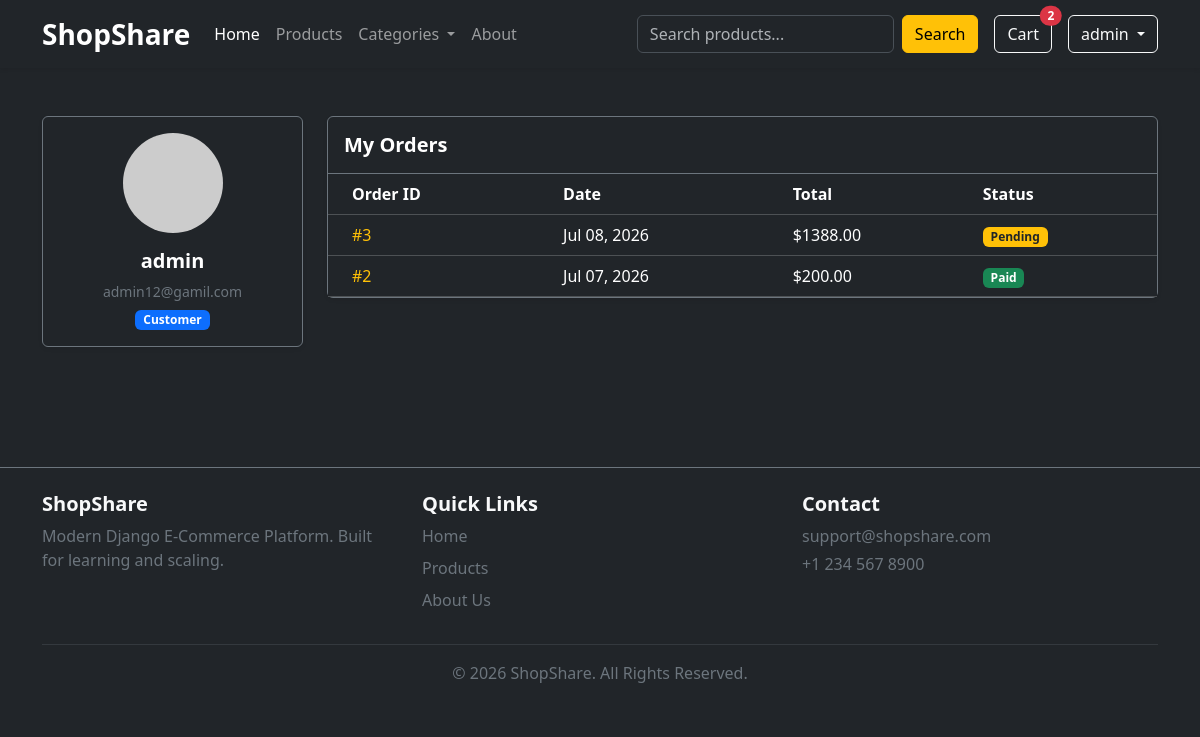
Screenshot of /dashboard/customer/ (signed in) with the database file from the repository.
### accounts/models.py (models this page shows, shortened)
class User(AbstractUser):
    is_customer = models.BooleanField(default=False)
    is_shopkeeper = models.BooleanField(default=False)

### order/models.py (models this page shows, shortened)
class Order(models.Model):
    STATUS_CHOICES = (
        ('Pending', 'Pending'),
        ('Paid', 'Paid'),
        ('Shipped', 'Shipped'),
        ('Delivered', 'Delivered'),
    )
    user = models.ForeignKey(settings.AUTH_USER_MODEL, on_delete=models.CASCADE, null=True, blank=True)
    first_name = models.CharField(max_length=50)
    last_name = models.CharField(max_length=50)
    email = models.EmailField()
    address = models.CharField(max_length=250)
    city = models.CharField(max_length=100)
    postal_code = models.CharField(max_length=20)
    created_at = models.DateTimeField(auto_now_add=True)
    updated_at = models.DateTimeField(auto_now=True)
    paid = models.BooleanField(default=False)
    status = models.CharField(max_length=20, choices=STATUS_CHOICES, default='Pending')
    stripe_id = models.CharField(max_length=250, blank=True)
    class Meta:
        ordering = ['-created_at']
    @property
    def total_cost(self):
        return sum(item.cost for item in self.items.all())

class OrderItem(models.Model):
    order = models.ForeignKey(Order, related_name='items', on_delete=models.CASCADE)
    product = models.ForeignKey(Product, related_name='order_items', on_delete=models.CASCADE)
    price = models.DecimalField(max_digits=10, decimal_places=2)
    quantity = models.PositiveIntegerField(default=1)
    @property
    def cost(self):
        return self.price * self.quantity

### dashboard/views.py (the view)
# urls.py: path('customer/', views.customer_dashboard, name='customer_dashboard'),
@login_required(login_url='login')
def customer_dashboard(request):
    orders = Order.objects.filter(user=request.user).order_by('-created_at')
    return render(request, 'dashboard/customer_dashboard.html', {'orders': orders})

### Core/context_processers.py (called while the page is built, shortened)
def global_data(request):
    categories = Category.objects.all()
    cart_count = 0
    if request.user.is_authenticated:
        if hasattr(request.user, 'cart'):
            cart_count = sum(item.quantity for item in request.user.cart.items.all())
    return {
            'global_categories': categories,
            'cart_count': cart_count,
            }

### templates/dashboard/customer_dashboard.html (shortened to what this page needs)
{% extends 'base.html' %}
{% block content %}
<div class="container py-5">
    <div class="row">
        <div class="col-md-3 mb-4">
            <div class="card bg-dark border-secondary shadow-sm text-center">
                <div class="card-body">
                    <img src="https://ui-avatars.com/api/?name={{ request.user.username }}&background=ffc107&color=000" class="rounded-circle mb-3" alt="Profile" style="width: 100px;">
                    <h5 class="text-white fw-bold">{{ request.user.username }}</h5>
                    <p class="text-secondary small mb-1">{{ request.user.email }}</p>
                    <span class="badge bg-primary">Customer</span>
                </div>
            </div>
        </div>
        <div class="col-md-9">
            <div class="card bg-dark border-secondary shadow-sm">
                <div class="card-header border-secondary bg-transparent py-3">
                    <h5 class="mb-0 text-white fw-bold">My Orders</h5>
                </div>
                <div class="card-body p-0">
                    {% if orders%}
                    <div class="table-responsive">
                        <table class="table table-dark table-hover mb-0">
                            <thead>
                                <tr>
                                    <th class="ps-4">Order ID</th>
                                    <th>Date</th>
                                    <th>Total</th>
                                    <th>Status</th>
                                </tr>
                            </thead>
                            <tbody>
                                {% for order in orders %}
                                <tr>
                                    <td class="ps-4 text-warning">#{{ order.id }}</td>
                                    <td>{{ order.created_at|date:"M d, Y" }}</td>
                                    <td>${{ order.total_cost }}</td>
                                    <td>
                                        {% if order.paid %}
                                            <span class="badge bg-success">Paid</span>
                                        {% else %}
                                            <span class="badge bg-warning text-dark">Pending</span>
                                        {% endif %}
                                    </td>
                                </tr>
                                {% endfor %}
                            </tbody>
                        </table>
                    </div>
                    {% else %}
                    <div class="text-center py-5">
                        <p class="text-secondary mb-3">You haven't placed any orders yet.</p>
                        <a href="{% url 'product_list' %}" class="btn btn-outline-warning">Start Shopping</a>
                    </div>
                    {% endif %}
                </div>
            </div>
        </div>
    </div>
</div>
{% endblock %}

### templates/partials/header.html (shortened to what this page needs)
{% load static %}
<nav class="navbar navbar-expand-lg navbar-dark bg-dark shadow-sm sticky-top">
    <div class="container">
        <a class="navbar-brand fw-bold fs-3" href="/">
            ShopShare
        </a>
        <div class="collapse navbar-collapse"
             id="navbarContent">
            <ul class="navbar-nav me-auto mb-2 mb-lg-0">
                <li class="nav-item">
                    <a class="nav-link active" href="/",>
                        Home
                    </a>
                </li>
                <li class="nav-item">
                    <a class="nav-link" href="{% url 'product_list' %}">
                        Products
                    </a>
                </li>
                <li class="nav-item dropdown">
                    <a class="nav-link dropdown-toggle"
                       href="#"
                       role="button"
                       data-bs-toggle="dropdown">
                        Categories
                    </a>
                </li>
                <li class="nav-item">
                    <a class="nav-link" href="{% url 'about' %}">
                        About
                    </a>
                </li>
            </ul>
            <form class="d-flex me-3" method="GET">
                <input class="form-control me-2"
                       type="search"
                       name="q"
                       placeholder="Search products...">
                <button class="btn btn-warning" type="submit">
                    Search
                </button>
            </form>
            <a href="{% url 'view_cart' %}" class="btn btn-outline-light position-relative me-3">Cart
                <span class="position-absolute top-0 start-100 translate-middle badge rounded-pill bg-danger">
                    {{ cart_count }}
                </span>
            </a>
            {% if request.user.is_authenticated %}
            <div class="dropdown">
                <button class="btn btn-outline-light dropdown-toggle" data-bs-toggle="dropdown">
                    {{ request.user.username }}
                </button>
            </div>
            {% endif %}
        </div>
    </div>
</nav>

### rows the page displays
User: user.username "admin", user.email "admin12@gamil.com"
Order: id "3", created_at "Jul 08, 2026", total_cost "1388.00", paid "Pending"
Order: id "2", created_at "Jul 07, 2026", total_cost "200.00", paid "Paid"

### other values shown
{{ cart_count }} "2"
